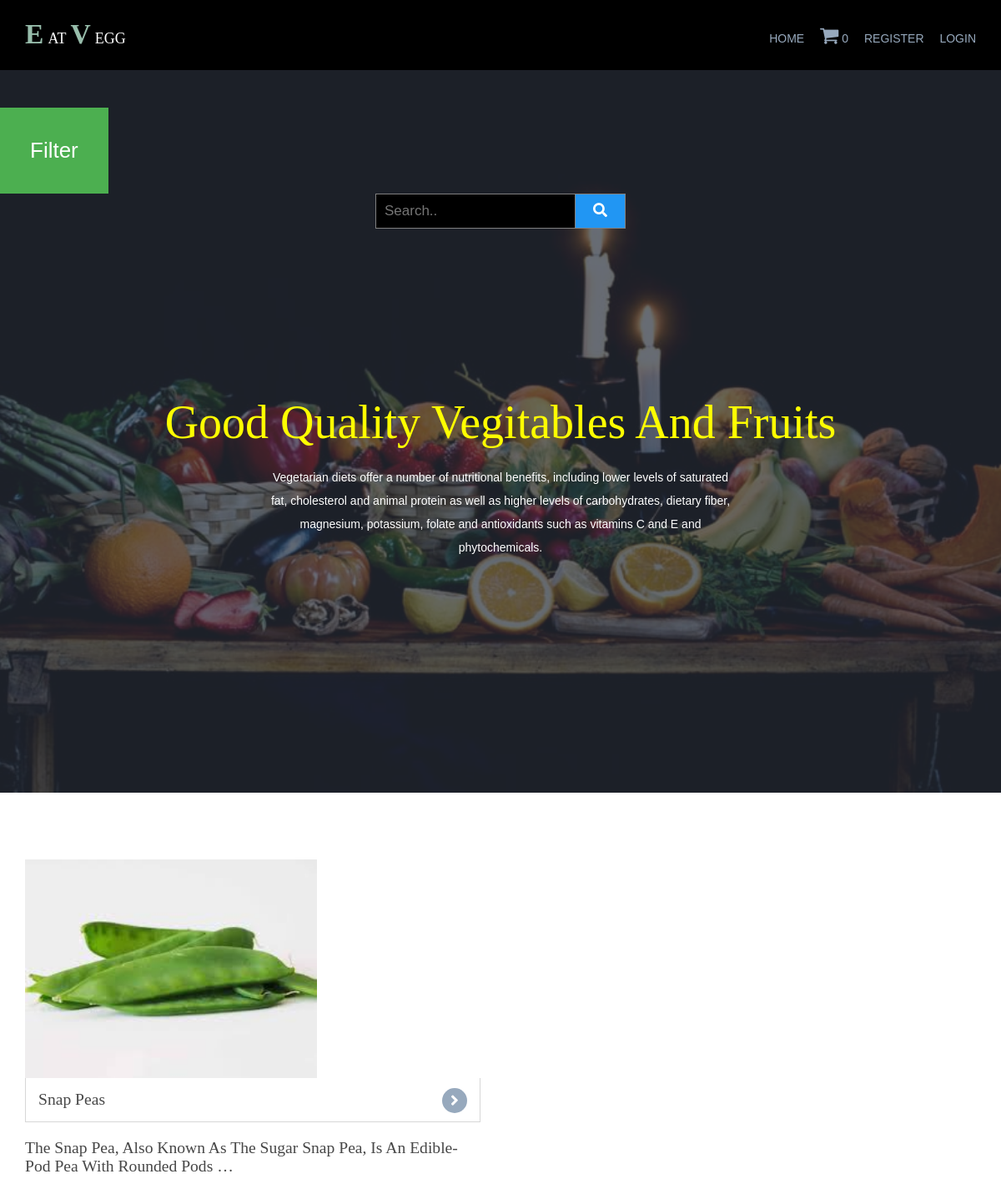
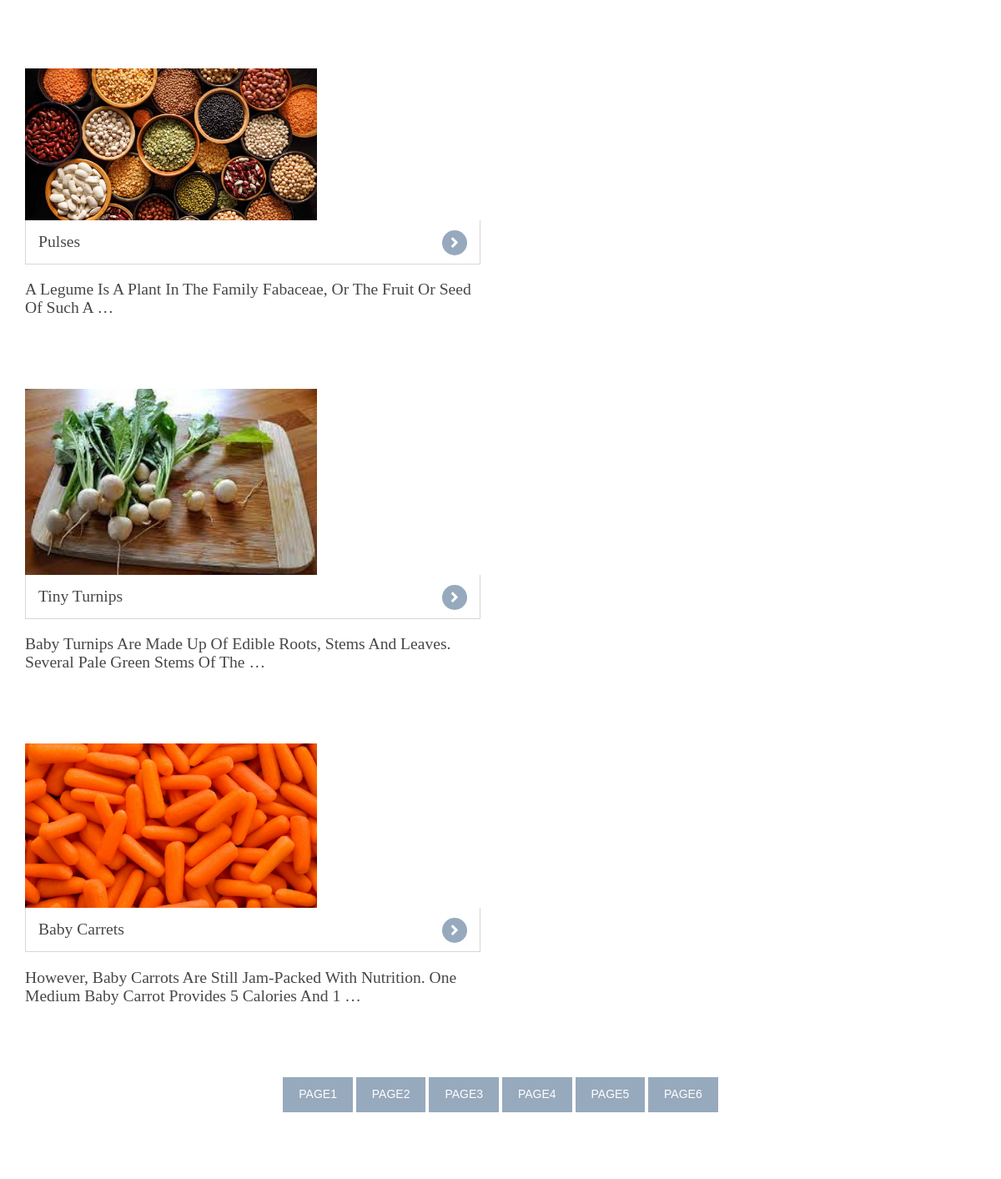
Screenshot of /?page=2 with the database file from the repository (2 pictures, top to bottom).
### shop/models.py (models this page shows, shortened)
class products(models.Model):
    name=models.CharField(max_length=100,unique=True)
    slug=models.SlugField(max_length=100,unique=True)
    img=models.ImageField(upload_to='product')
    desc=models.TextField()
    available=models.BooleanField()
    stock=models.IntegerField()
    price=models.IntegerField()
    category=models.ForeignKey(categ,on_delete=models.CASCADE)
    def get_url(self):
        return reverse('details',args=[self.category.slug,self.slug])

### shop/views.py (the view)
# urls.py: 2. Add a URL to urlpatterns:  path('', views.home, name='home')
def home(request,c_slug=None):
    c_page=None
    prodt=None
    if c_slug!=None:
        c_page=get_object_or_404(categ,slug=c_slug)
        prodt=products.objects.filter(category=c_page,available=True)
    else:
        prodt=products.objects.all().filter(available=True)
    cat=categ.objects.all()
    paginator=Paginator(prodt,4)
    try:
        page=int(request.GET.get('page','1'))
    except:
        page=1
    try:
        pro=paginator.page(page)
    except(EmptyPage,InvalidPage):
        pro=paginator.page(paginator.num_pages)
    return render(request,'index.html',{'pr':prodt,'ct':cat,'pg':pro})

### cart/context_processor.py (called while the page is built)
def count(request):
    item_count=0
    if 'admin' in request.path:
        return {}
    else:
        try:
            ct=cartlist.objects.filter(cart_id=c_id(request))
            cti=items.objects.all().filter(cart=ct[:1])
            for c in cti:
                item_count+=c.quan
        except cartlist.DoesNotExist:
            item_count=0
        return dict(itc=item_count)

### cart/views.py (called while the page is built)
def c_id(request):
    ct_id=request.session.session_key
    if not ct_id:
        ct_id=request.session.create()
    return c_id

### shop/models.py (called while the page is built)
    def get_url(self):
        return reverse('prodt_cat',args=[self.slug])

### templates/index.html (shortened to what this page needs)
{% extends 'base.html' %}
{% load static %}
{% block content %}
<!DOCTYPE html>
<html lang="">
<head>
<link href="{% static 'hm/layout/styles/layout.css' %}" rel="stylesheet" type="text/css" media="all">
<link rel="stylesheet" href="https://cdnjs.cloudflare.com/ajax/libs/font-awesome/4.7.0/css/font-awesome.min.css">
</head>
<body id="top">
<div class="bgded overlay" style="background-image:url({% static 'hm/images/demo/backgrounds/bg.jpg' %});">
   <br><br> <div class="dropdown">
    <button class="dropbtn">Filter</button>
  </div>
  <form class="example" action="{% url 'search' %}" method="get" style="margin:auto;max-width:300px">
    <input type="text" placeholder="Search.." name="q">
    <button type="submit"><i class="fas fa-search"></i></button>
  </form>
  <div id="pageintro" class="hoc clear">
    <article>
      <h3 class="heading" style="color: yellow;">Good Quality Vegitables and Fruits</h3>
      <p>Vegetarian diets offer a number of nutritional benefits, including lower levels of saturated fat, cholesterol and animal protein as well as higher levels of carbohydrates, dietary fiber, magnesium, potassium, folate and antioxidants such as vitamins C and E and phytochemicals.</p>
    </article>
  </div>
</div>
<div class="wrapper row3">
  <main class="hoc container clear">
    {% for i in pg.object_list %}
    <section class="group shout">
      <figure class="one_half first"><a href="{{i.get_url}}"><img src="{{i.img.url}}" alt="" style='height: 350; width: 350px;'>
        <figcaption class="heading"> {{i.name}}</a>
        <p>{{i.desc|truncatewords:17}}<br><br><br><br>
      </figure>
      {% endfor %}
    </section>
    <center>
      {% for i in pg.paginator.page_range %}
      <a href="?page={{i}}" class="btn btn-light btn-sm {% if pg.number == p %} active {% endif %}">page{{i}}</a>
      {% endfor %}
    </center>
    </main>
    </div>
</body>
</html>
{% endblock %}

### static/hm/layout/styles/layout.css (style rules this page uses)
#pageintro { padding:200px 0 280px; }
#pageintro article, #pageintro article p { display:block; max-width:75%; margin:0 auto; text-align:center; }
#pageintro article p { max-width:65%; line-height:2rem; }
#pageintro .heading { margin-bottom:20px; font-size:4rem; }
.container { padding:80px 0; }
.shout figure { display:block; max-width:546px; }
.shout figure figcaption { display:block; position:relative; }
.shout figure figcaption a { display:block; position:relative; padding:15px; border:solid; border-width:0 1px 1px 1px; }
.shout figure figcaption a::after { position:absolute; top:12px; right:15px; width:30px; height:30px; line-height:30px; font-family:"Font Awesome\ 5 Free"; font-weight:900; content:"\f105"; text-align:center; border-radius:50%; }
*, *::before, *::after { transition:all .3s ease-in-out; }
body { color:#A5A6AA; background-color:#282E39; }
a { color:#97A9BD; }
.overlay { color:#FFFFFF; background-color:inherit; }
.overlay::after { color:inherit; background-color:rgba(40,46,57,.7); }
.btn, .btn.inverse:hover { color:#FFFFFF; background-color:#97A9BD; border-color:#97A9BD; }
.row3 { color:#474747; background-color:#FFFFFF; }
#pageintro { color:#FFFFFF; }
.shout figure figcaption a { color:inherit; background-color:inherit; border-color:#D7D7D7; }
.shout figure:hover figcaption a, .shout figure figcaption a::after { color:#FFFFFF; background-color:#97A9BD; border-color:#97A9BD; }
@media screen and (min-width:1140px) { .hoc { max-width:1140px; } }

### static/hm/layout/styles/framework.css (style rules this page uses)
html { overflow-y:scroll; overflow-x:hidden; }
html, body { margin:0; padding:0; font-size:14px; line-height:1.6em; }
*, *::before, *::after { box-sizing:border-box; }
.overlay { position:relative; z-index:1; }
.overlay::after { display:block; position:absolute; top:0; left:0; width:100%; height:100%; content:""; z-index:-1; }
.bgded { background-position:top center; background-repeat:no-repeat; background-size:cover; }
.btn { display:inline-block; padding:8px 18px 10px; text-transform:uppercase; border:1px solid; }
.clear, .group { display:block; }
.clear::before, .clear::after, .group::before, .group::after { display:table; content:""; }
.clear, .clear::after, .group, .group::after { clear:both; }
a { outline:none; text-decoration:none; }
img { width:auto; max-width:100%; height:auto; margin:0; padding:0; border:none; line-height:normal; vertical-align:middle; }
body, input, textarea, select { font-family:Verdana, Geneva, sans-serif; }
h1, h2, h3, h4, h5, h6, .heading { font-family:Georgia, "Times New Roman", Times, serif; }
form, fieldset, legend { margin:0; padding:0; border:none; }
label, input, textarea, select, button { display:block; resize:none; outline:none; color:inherit; font-size:inherit; font-family:inherit; vertical-align:middle; }
::placeholder { opacity:1; }
h1, h2, h3, h4, h5, h6, .heading { margin:0 0 20px 0; font-size:1.4rem; line-height:normal; font-weight:normal; text-transform:capitalize; }
.wrapper { display:block; position:relative; width:100%; margin:0; padding:0; text-align:left; word-wrap:break-word; }
.hoc { display:block; margin:0 auto; }
address, article, aside, figcaption, figure, footer, header, main, nav, section { display:block; margin:0; padding:0; }
.one_half, .one_third, .two_third, .one_quarter, .two_quarter, .three_quarter { display:inline-block; float:left; margin:0 0 0 4.21052%; list-style:none; }
.first { margin-left:0; clear:left; }
.one_half, .two_quarter { width:47.89473%; }

### templates/index.html (style rules this page uses)
.dropbtn { background-color: #4CAF50; color: white; padding: 36px; font-size: 26px; border: none; cursor: pointer; }
.dropdown { position: relative; display: inline-block; }
body { font-family: Arial; }
* { box-sizing: border-box; }
form.example input[type=text] { padding: 10px; font-size: 17px; border: 1px solid grey; float: left; width: 80%; background: black; }
form.example button { float: right; width: 20%; padding: 10px; background: #2196F3; color: white; font-size: 17px; border: 1px solid grey; border-left: none; cursor: pointer; }
form.example::after { content: ""; clear: both; display: table; }

### rows the page displays
products: img (picture), name "Snap Peas", desc "The Snap Pea, Also Known As The Sugar Snap Pea, Is An Edible-Pod Pea With Rounded Pods …"
products: img (picture), name "Pulses", desc "A Legume Is A Plant In The Family Fabaceae, Or The Fruit Or Seed Of Such A …"
products: img (picture), name "Tiny Turnips", desc "Baby Turnips Are Made Up Of Edible Roots, Stems And Leaves. Several Pale Green Stems Of The …"
products: img (picture), name "Baby Carrets", desc "However, Baby Carrots Are Still Jam-Packed With Nutrition. One Medium Baby Carrot Provides 5 Calories And 1 …"

### other values shown
{{ itc }} "0"
{{ i }} "1" "2" "3" "4" "5" "6"
